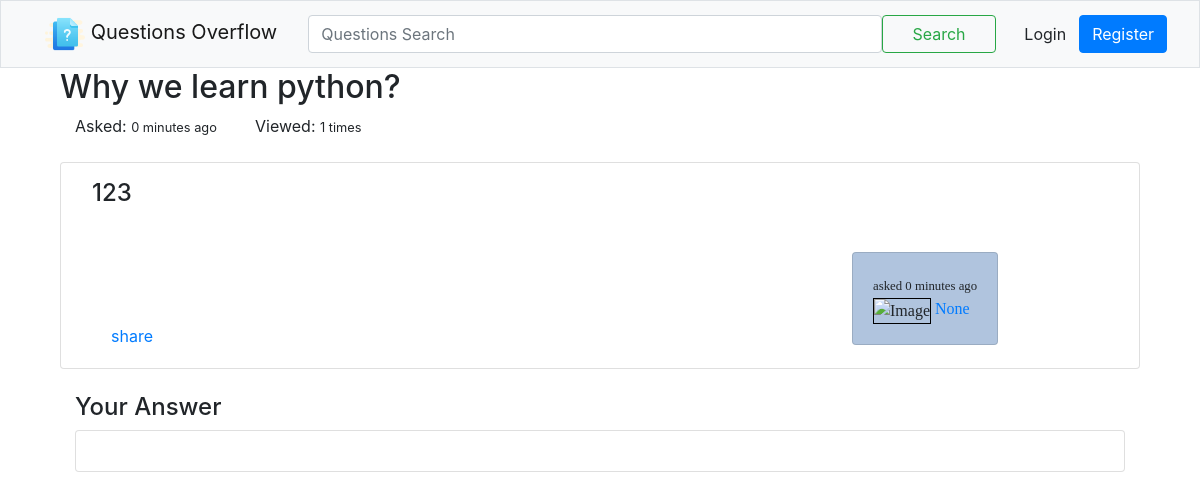
Screenshot of /question/2/ with the database file from the repository.
### overflow/models/QuestionModel.py (models this page shows, shortened)
class QuestionModel(models.Model):
    title = models.CharField(max_length=120, unique=True)
    description = models.TextField()
    tag = models.CharField(max_length=120, null=True)
    views = models.PositiveIntegerField(default=0)
    asked_at = models.DateTimeField(auto_now=True)
    asked_by = models.ForeignKey(User, null=True, on_delete=models.CASCADE)
    def tag_split(self):
        if self.tag:
            return self.tag.split(',')

### overflow/views/question.py (the view)
# urls.py: re_path(r'question/(?P<pk>\d+)/$', question.question_detail, name='question_detail')
def question_detail(request, pk):
    questions = get_object_or_404(QuestionModel, pk=pk)
    questions.views += 1
    questions.save()
    return render(request, 'overflow/question/details.html', {
        'single_question': questions
    })

### templates/overflow/question/details.html (shortened to what this page needs)
{% extends 'shared/_layout.html' %}
{% block head %}
    <div class="col-xl-12">
        <h2>{{ single_question.title | capfirst }}</h2>
        <div class="col-xl-2" style="float: left;">
            Asked:
            <small>{{ single_question.asked_at | timesince }} ago </small>
        </div>
        <div class="col-xl-2" style="float: left;">
            Viewed:
            <small>{{ single_question.views }} times</small>
        </div>
    </div>
    <br>
    <br>
{% endblock %}
{% block content %}
    <div class="col-xl-12">
        <div class="col-xl-12 card mb-2">
            <div class="col-xs-12 card-body p-3">
                <h4>{{ single_question.description }}</h4>
            </div>
            <div class="col-xs-12 card-body">
                <div class="col-xl-9" style="float:left;">
                    <br>
                    <div class="mt-5">
                        <a href="">share</a>
                    </div>
                </div>
                <div class="col-xs-3 card" id="user_info_on_card" style="float:left;">
                    <div class="card-body">
                        <small>asked {{ single_question.asked_at | timesince | lower }} ago</small>
                        <div>
                            <img src="" alt="Image" style="border: 1px solid black">
                            <a href="">{{ single_question.asked_by }}</a>
                        </div>
                    </div>
                </div>
            </div>
        </div>
        <div class="col-xl-12 mt-4">
            <h4>Your Answer</h4>
            <div class="card mb-2">
                <div class="card-body">
                </div>
            </div>
        </div>
    </div>
{% endblock content %}

### static/Shared/app.css (style rules this page uses)
#user_info_on_card { font-family: "Bookman Old Style"; box-sizing: border-box; background-color: lightsteelblue; }

### rows the page displays
QuestionModel: title "Why we learn python?", asked_at "0 minutes", views "1", description "123", asked_by "None"
